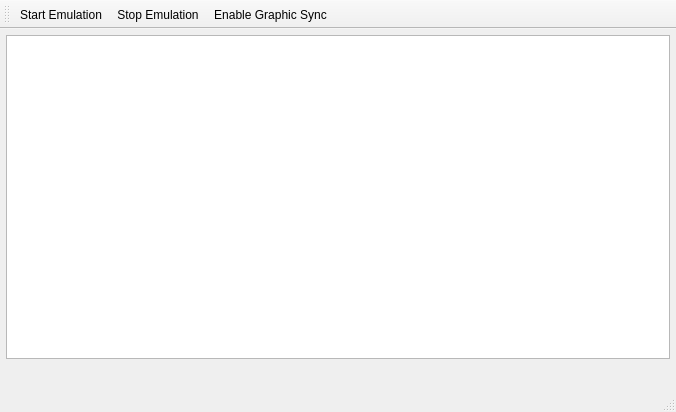
<?xml version="1.0" encoding="UTF-8"?>
<ui version="4.0">
 <class>MainWindow</class>
 <widget class="QMainWindow" name="MainWindow">
  <property name="windowModality">
   <enum>Qt::ApplicationModal</enum>
  </property>
  <property name="geometry">
   <rect>
    <x>0</x>
    <y>0</y>
    <width>676</width>
    <height>412</height>
   </rect>
  </property>
  <property name="windowTitle">
   <string>MainWindow</string>
  </property>
  <widget class="QWidget" name="centralWidget">
   <widget class="Display" name="graphicsView">
    <property name="geometry">
     <rect>
      <x>6</x>
      <y>6</y>
      <width>664</width>
      <height>324</height>
     </rect>
    </property>
   </widget>
  </widget>
  <widget class="QMenuBar" name="menuBar">
   <property name="geometry">
    <rect>
     <x>0</x>
     <y>0</y>
     <width>676</width>
     <height>23</height>
    </rect>
   </property>
  </widget>
  <widget class="QToolBar" name="toolBar">
   <property name="windowTitle">
    <string>toolBar</string>
   </property>
   <attribute name="toolBarArea">
    <enum>TopToolBarArea</enum>
   </attribute>
   <attribute name="toolBarBreak">
    <bool>false</bool>
   </attribute>
   <addaction name="actionStart_Emulation"/>
   <addaction name="actionStop_Emulation"/>
   <addaction name="actionToggle_Sync"/>
  </widget>
  <widget class="QStatusBar" name="statusBar"/>
  <action name="actionStart_Emulation">
   <property name="text">
    <string>Start Emulation</string>
   </property>
  </action>
  <action name="actionStop_Emulation">
   <property name="text">
    <string>Stop Emulation</string>
   </property>
  </action>
  <action name="actionToggle_Sync">
   <property name="text">
    <string>Enable Graphic Sync</string>
   </property>
  </action>
 </widget>
 <layoutdefault spacing="6" margin="11"/>
 <customwidgets>
  <customwidget>
   <class>Display</class>
   <extends>QGraphicsView</extends>
   <header>display.h</header>
  </customwidget>
 </customwidgets>
 <resources/>
 <connections/>
</ui>
